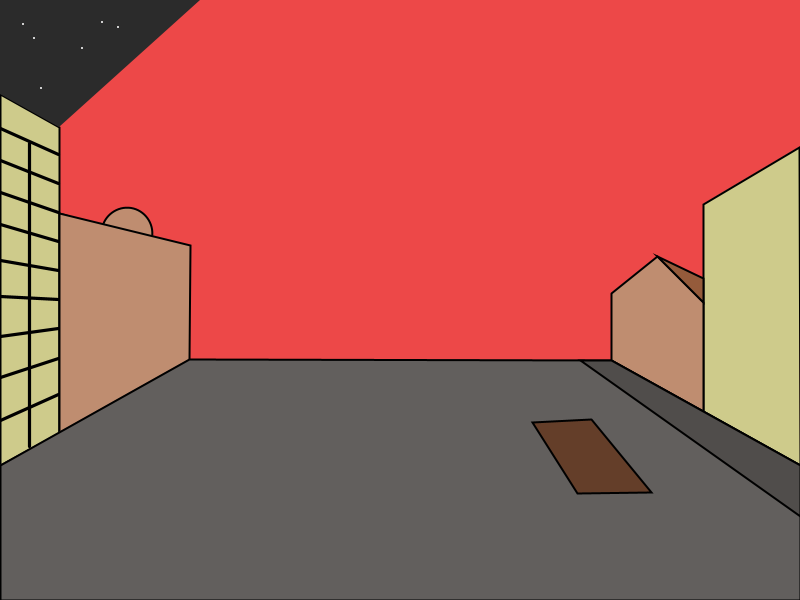
Frame 1 (no input)
Frame 60 (the mouse pressed at the canvas centre just before this capture): identical to frame 1, image omitted
Frame 120 (the mouse held since frame 60 and released just before this capture): identical to frame 1, image omitted

The Processing sketch that drew this single still picture (run headless with seeded random() and noise(); from frame 60 on, the mouse is pressed at the canvas centre):

// Processing sketch: Unit_2_Project_Mar_5th
// ── Unit_2_Project_Mar_5th.pde
//Johnson Xia
//2-1
//March 3rd, 2026
void setup() {
  size(800, 600); 
  
}

void draw() { 
  
  background(237,72,72);
  buildings();
  car();
  }
  
void car() {
  translate(500, 400); 
  stroke(0);          
  strokeWeight(2); 
  fill(100, 62, 41); 
  beginShape();
  vertex(32, 22); 
  vertex(91, 19); 
  vertex(151, 92); 
  vertex(77, 93); 
  endShape(CLOSE); 
}
void buildings(){
  strokeWeight(3); 
  
  //Left first building
  fill(206, 203, 139); // Set the fill color (RGB)
  stroke(0);           // Set the outline color
  strokeWeight(2);     // Set the outline thickness
  
  beginShape();
  vertex(0, 94);    // Point 1
  vertex(59, 127);     // Point 2
  vertex(59, 433);    // Point 3
  vertex(0, 465);    // Point 4
  vertex(0, 94);    // Point 5
  endShape(CLOSE);  
  
  stroke(0);           
  strokeWeight(3.2); 
  fill(155, 117, 47); 
  line(29, 143, 29, 446); 
  line(0, 128, 58, 154); 
  line(0, 160, 58, 183); 
  line(0, 192, 58, 212); 
  line(0, 224, 58, 241); 
  line(0, 260, 58, 270); 
  line(0, 296, 58, 299); 
  line(0, 336, 58, 328); 
  line(0, 377, 58, 358); 
  line(0, 420, 58, 394); 
  
  //Left second building
  
  stroke(0);           
  strokeWeight(2); 
  fill(0);      
  beginShape();
  vertex(59, 433);  
  vertex(59, 213);    
  vertex(66, 215);   
  vertex(66, 429); 
  endShape(CLOSE); 
  
  fill(191, 141, 112);
  pushMatrix();
  translate(127, 233);
  rotate(radians(15));
  arc(0, 0, 50, 50, PI, TWO_PI);
  popMatrix(); 

  fill(191, 141, 112);
  stroke(0);         
  strokeWeight(2);    
  
  beginShape();
  vertex(59, 213);  
  vertex(190, 245);    
  vertex(189, 360);   
  vertex(59, 433); 
  endShape(CLOSE);  
  
  //Sky
  fill(43, 43, 43);
  noStroke();         
     
  beginShape();
  vertex(0, 94);  
  vertex(59, 127);    
  vertex(200, 0);   
  vertex(0, 0); 
  endShape(CLOSE); 
  
  fill(255); 
  ellipse(23, 24, 2, 2); 
  ellipse(34, 38, 2, 2); 
  ellipse(41, 88, 2, 2); 
  ellipse(82, 48, 2, 2); 
  ellipse(118, 27, 2, 2); 
  ellipse(102, 22, 2, 2); 
  
  //Right building 
  
  fill(206, 203, 139); 
  stroke(0);
  strokeWeight(2); 
  beginShape();
  vertex(800, 465);  
  vertex(703, 411);    
  vertex(703, 204);   
  vertex(799, 147); 
  endShape(CLOSE); 
  
  //Second right building
  fill(191, 141, 112); 
  stroke(0);
  strokeWeight(2); 
  beginShape();
  vertex(703, 411);  
  vertex(611, 360);    
  vertex(611, 293);   
  vertex(657, 256); 
  vertex(703, 302); 
  endShape(CLOSE);  
  
  fill(149, 91, 59); 
  triangle(657, 256, 703, 302, 703, 278); 
  
  fill(98, 95, 93); 
  stroke(0);
  strokeWeight(2); 
  beginShape();
  vertex(0, 465);  
  vertex(189, 359);    
  vertex(611, 360);   
  vertex(800, 465); 
  vertex(800, 600); 
  vertex(0, 600); 
  endShape(CLOSE);  
  
  fill(80, 77, 75); 
  stroke(0);
  strokeWeight(2); 
  beginShape();
  vertex(611, 360);  
  vertex(580, 360);    
  vertex(800, 516);   
  vertex(800, 465);  
  endShape(CLOSE);  
}
